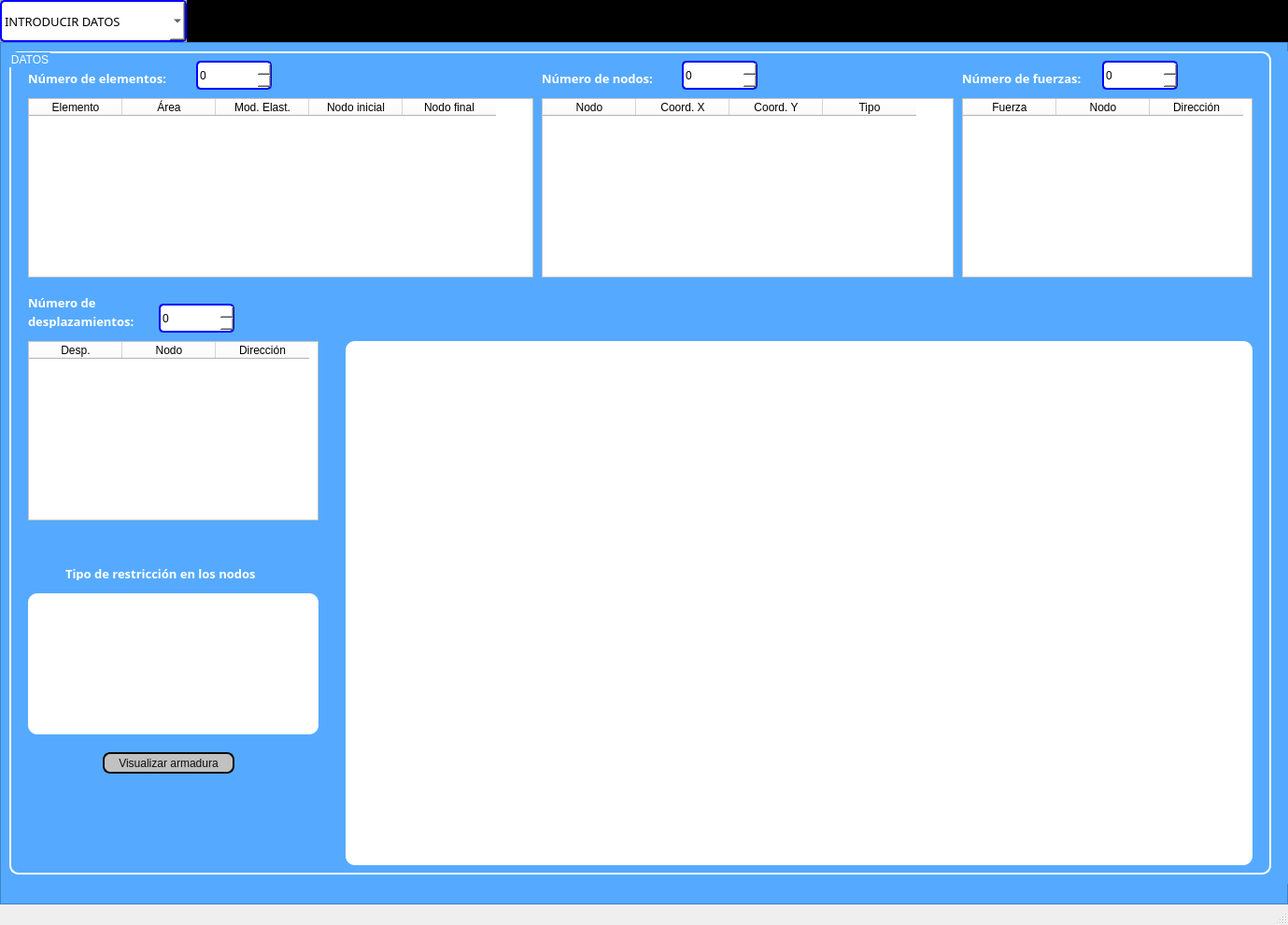
<?xml version="1.0" encoding="UTF-8"?>
<ui version="4.0">
 <class>Armadura</class>
 <widget class="QMainWindow" name="Armadura">
  <property name="geometry">
   <rect>
    <x>0</x>
    <y>0</y>
    <width>1379</width>
    <height>990</height>
   </rect>
  </property>
  <property name="windowTitle">
   <string>MainWindow</string>
  </property>
  <widget class="QWidget" name="centralwidget">
   <layout class="QVBoxLayout" name="verticalLayout" stretch="0,0">
    <property name="spacing">
     <number>0</number>
    </property>
    <property name="leftMargin">
     <number>0</number>
    </property>
    <property name="topMargin">
     <number>0</number>
    </property>
    <property name="rightMargin">
     <number>0</number>
    </property>
    <property name="bottomMargin">
     <number>0</number>
    </property>
    <item>
     <widget class="QFrame" name="frame">
      <property name="maximumSize">
       <size>
        <width>16777215</width>
        <height>45</height>
       </size>
      </property>
      <property name="styleSheet">
       <string notr="true">background-color: rgb(0, 0, 0);</string>
      </property>
      <property name="frameShape">
       <enum>QFrame::StyledPanel</enum>
      </property>
      <property name="frameShadow">
       <enum>QFrame::Raised</enum>
      </property>
      <widget class="QFrame" name="frame_3">
       <property name="geometry">
        <rect>
         <x>0</x>
         <y>0</y>
         <width>200</width>
         <height>45</height>
        </rect>
       </property>
       <property name="minimumSize">
        <size>
         <width>200</width>
         <height>45</height>
        </size>
       </property>
       <property name="maximumSize">
        <size>
         <width>300</width>
         <height>45</height>
        </size>
       </property>
       <property name="styleSheet">
        <string notr="true">background-color: rgb(216, 216, 216);</string>
       </property>
       <property name="frameShape">
        <enum>QFrame::StyledPanel</enum>
       </property>
       <property name="frameShadow">
        <enum>QFrame::Raised</enum>
       </property>
       <widget class="QComboBox" name="cb_paginas">
        <property name="geometry">
         <rect>
          <x>0</x>
          <y>0</y>
          <width>200</width>
          <height>45</height>
         </rect>
        </property>
        <property name="minimumSize">
         <size>
          <width>200</width>
          <height>45</height>
         </size>
        </property>
        <property name="maximumSize">
         <size>
          <width>300</width>
          <height>45</height>
         </size>
        </property>
        <property name="font">
         <font>
          <family>ArialBlack</family>
          <pointsize>10</pointsize>
          <weight>10</weight>
          <italic>false</italic>
          <bold>false</bold>
         </font>
        </property>
        <property name="styleSheet">
         <string notr="true">QComboBox {

	/* Color de fondo */
	background-color: rgb(255, 255, 255);

	/* Borde */
	border-radius: 5px;
	border: 2px solid rgb(0, 0, 255);

	/* Letra */	
	font: 87 10pt &quot;ArialBlack&quot;;
	color: rgb(0, 0, 0);
}

QComboBox:hover{
	border: 2px solid rgb(110, 208, 155)

}


</string>
        </property>
        <property name="editable">
         <bool>false</bool>
        </property>
        <property name="currentText">
         <string>INTRODUCIR DATOS</string>
        </property>
        <item>
         <property name="text">
          <string>INTRODUCIR DATOS</string>
         </property>
        </item>
        <item>
         <property name="text">
          <string>MATRÍZ DE RÍGIDEZ</string>
         </property>
        </item>
        <item>
         <property name="text">
          <string>RESULTADOS Y DIAGRAMAS</string>
         </property>
        </item>
       </widget>
      </widget>
     </widget>
    </item>
    <item>
     <widget class="QFrame" name="frame_2">
      <property name="enabled">
       <bool>true</bool>
      </property>
      <property name="styleSheet">
       <string notr="true">background-color: rgb(85, 170, 255);</string>
      </property>
      <property name="frameShape">
       <enum>QFrame::StyledPanel</enum>
      </property>
      <property name="frameShadow">
       <enum>QFrame::Raised</enum>
      </property>
      <widget class="QStackedWidget" name="stackedWidget">
       <property name="geometry">
        <rect>
         <x>10</x>
         <y>10</y>
         <width>1371</width>
         <height>891</height>
        </rect>
       </property>
       <property name="currentIndex">
        <number>0</number>
       </property>
       <widget class="QWidget" name="pag_1">
        <widget class="QGroupBox" name="groupBox">
         <property name="geometry">
          <rect>
           <x>0</x>
           <y>0</y>
           <width>1351</width>
           <height>881</height>
          </rect>
         </property>
         <property name="styleSheet">
          <string notr="true">QGroupBox{

/*Borde*/

	border: 2px solid rgb(255, 255, 255);
	border-radius: 10px;

/*Letra*/

	font: 87 10pt &quot;Arial Black&quot;;
	color: rgb(255, 255, 255)
}</string>
         </property>
         <property name="title">
          <string>DATOS</string>
         </property>
         <widget class="QTableWidget" name="tbl_Elem">
          <property name="geometry">
           <rect>
            <x>20</x>
            <y>50</y>
            <width>541</width>
            <height>192</height>
           </rect>
          </property>
          <property name="styleSheet">
           <string notr="true">QTableWidget{

	background-color: rgb(255, 255, 255);

	font: 87 10pt &quot;Arial&quot;;
}

QHeaderView{
	background-color: rgb(255, 255, 255);
	font: 87 10pt &quot;Arial Black&quot;;
}</string>
          </property>
          <property name="rowCount">
           <number>0</number>
          </property>
          <attribute name="verticalHeaderVisible">
           <bool>false</bool>
          </attribute>
          <column>
           <property name="text">
            <string>Elemento</string>
           </property>
          </column>
          <column>
           <property name="text">
            <string>Área</string>
           </property>
          </column>
          <column>
           <property name="text">
            <string>Mod. Elast.</string>
           </property>
          </column>
          <column>
           <property name="text">
            <string>Nodo inicial</string>
           </property>
          </column>
          <column>
           <property name="text">
            <string>Nodo final</string>
           </property>
          </column>
         </widget>
         <widget class="QSpinBox" name="sp_numElem">
          <property name="geometry">
           <rect>
            <x>200</x>
            <y>10</y>
            <width>81</width>
            <height>31</height>
           </rect>
          </property>
          <property name="styleSheet">
           <string notr="true">QSpinBox {

	/* Color de fondo */
	background-color: rgb(255, 255, 255);

	/* Borde */
	border-radius: 5px;
	border: 2px solid rgb(0, 0, 255);

	/* Letra */	
	font: 87 10pt &quot;ArialBlack&quot;;
	color: rgb(0, 0, 0);
}

QSpinBox:hover{
	border: 2px solid rgb(110, 208, 155)

}

</string>
          </property>
          <property name="alignment">
           <set>Qt::AlignLeading|Qt::AlignLeft|Qt::AlignVCenter</set>
          </property>
         </widget>
         <widget class="QLabel" name="label">
          <property name="geometry">
           <rect>
            <x>20</x>
            <y>20</y>
            <width>171</width>
            <height>16</height>
           </rect>
          </property>
          <property name="font">
           <font>
            <family>Arial Black</family>
            <pointsize>10</pointsize>
            <weight>75</weight>
            <bold>true</bold>
           </font>
          </property>
          <property name="styleSheet">
           <string notr="true">QLabel{

	background-color: None;
	font: 87 10pt &quot;Arial Black&quot;;
	color: rgb (255, 255, 255);
}</string>
          </property>
          <property name="text">
           <string>&lt;html&gt;&lt;head/&gt;&lt;body&gt;&lt;p&gt;&lt;span style=&quot; color:#ffffff;&quot;&gt;Número de elementos:&lt;/span&gt;&lt;/p&gt;&lt;/body&gt;&lt;/html&gt;</string>
          </property>
         </widget>
         <widget class="QTableWidget" name="tbl_Nods">
          <property name="geometry">
           <rect>
            <x>570</x>
            <y>50</y>
            <width>441</width>
            <height>192</height>
           </rect>
          </property>
          <property name="styleSheet">
           <string notr="true">QTableWidget{

	background-color: rgb(255, 255, 255);

	font: 87 10pt &quot;Arial&quot;;
}

QHeaderView{
	background-color: rgb(255, 255, 255);
	font: 87 10pt &quot;Arial Black&quot;;
}</string>
          </property>
          <property name="rowCount">
           <number>0</number>
          </property>
          <attribute name="verticalHeaderVisible">
           <bool>false</bool>
          </attribute>
          <column>
           <property name="text">
            <string>Nodo</string>
           </property>
          </column>
          <column>
           <property name="text">
            <string>Coord. X</string>
           </property>
          </column>
          <column>
           <property name="text">
            <string>Coord. Y</string>
           </property>
          </column>
          <column>
           <property name="text">
            <string>Tipo</string>
           </property>
          </column>
         </widget>
         <widget class="QSpinBox" name="sp_numNodo">
          <property name="geometry">
           <rect>
            <x>720</x>
            <y>10</y>
            <width>81</width>
            <height>31</height>
           </rect>
          </property>
          <property name="styleSheet">
           <string notr="true">QSpinBox {

	/* Color de fondo */
	background-color: rgb(255, 255, 255);

	/* Borde */
	border-radius: 5px;
	border: 2px solid rgb(0, 0, 255);

	/* Letra */	
	font: 87 10pt &quot;ArialBlack&quot;;
	color: rgb(0, 0, 0);
}

QSpinBox:hover{
	border: 2px solid rgb(110, 208, 155)

}

</string>
          </property>
          <property name="alignment">
           <set>Qt::AlignLeading|Qt::AlignLeft|Qt::AlignVCenter</set>
          </property>
         </widget>
         <widget class="QLabel" name="label_2">
          <property name="geometry">
           <rect>
            <x>570</x>
            <y>20</y>
            <width>141</width>
            <height>16</height>
           </rect>
          </property>
          <property name="font">
           <font>
            <family>Arial Black</family>
            <pointsize>10</pointsize>
            <weight>75</weight>
            <bold>true</bold>
           </font>
          </property>
          <property name="styleSheet">
           <string notr="true">QLabel{

	background-color: None;
	font: 87 10pt &quot;Arial Black&quot;;
	color: rgb (255, 255, 255);
}</string>
          </property>
          <property name="text">
           <string>&lt;html&gt;&lt;head/&gt;&lt;body&gt;&lt;p&gt;&lt;span style=&quot; color:#ffffff;&quot;&gt;Número de nodos:&lt;/span&gt;&lt;/p&gt;&lt;/body&gt;&lt;/html&gt;</string>
          </property>
         </widget>
         <widget class="QLabel" name="label_3">
          <property name="geometry">
           <rect>
            <x>1020</x>
            <y>20</y>
            <width>141</width>
            <height>16</height>
           </rect>
          </property>
          <property name="font">
           <font>
            <family>Arial Black</family>
            <pointsize>10</pointsize>
            <weight>75</weight>
            <bold>true</bold>
           </font>
          </property>
          <property name="styleSheet">
           <string notr="true">QLabel{

	background-color: None;
	font: 87 10pt &quot;Arial Black&quot;;
	color: rgb (255, 255, 255);
}</string>
          </property>
          <property name="text">
           <string>&lt;html&gt;&lt;head/&gt;&lt;body&gt;&lt;p&gt;&lt;span style=&quot; color:#ffffff;&quot;&gt;Número de fuerzas:&lt;/span&gt;&lt;/p&gt;&lt;/body&gt;&lt;/html&gt;</string>
          </property>
         </widget>
         <widget class="QTableWidget" name="tbl_Frza">
          <property name="geometry">
           <rect>
            <x>1020</x>
            <y>50</y>
            <width>311</width>
            <height>192</height>
           </rect>
          </property>
          <property name="styleSheet">
           <string notr="true">QTableWidget{

	background-color: rgb(255, 255, 255);

	font: 87 10pt &quot;Arial&quot;;
}

QHeaderView{
	background-color: rgb(255, 255, 255);
	font: 87 10pt &quot;Arial Black&quot;;
}</string>
          </property>
          <property name="rowCount">
           <number>0</number>
          </property>
          <attribute name="verticalHeaderVisible">
           <bool>false</bool>
          </attribute>
          <column>
           <property name="text">
            <string>Fuerza</string>
           </property>
          </column>
          <column>
           <property name="text">
            <string>Nodo</string>
           </property>
          </column>
          <column>
           <property name="text">
            <string>Dirección</string>
           </property>
          </column>
         </widget>
         <widget class="QSpinBox" name="sp_Fuerzas">
          <property name="geometry">
           <rect>
            <x>1170</x>
            <y>10</y>
            <width>81</width>
            <height>31</height>
           </rect>
          </property>
          <property name="styleSheet">
           <string notr="true">QSpinBox {

	/* Color de fondo */
	background-color: rgb(255, 255, 255);

	/* Borde */
	border-radius: 5px;
	border: 2px solid rgb(0, 0, 255);

	/* Letra */	
	font: 87 10pt &quot;ArialBlack&quot;;
	color: rgb(0, 0, 0);
}

QSpinBox:hover{
	border: 2px solid rgb(110, 208, 155)

}

</string>
          </property>
          <property name="alignment">
           <set>Qt::AlignLeading|Qt::AlignLeft|Qt::AlignVCenter</set>
          </property>
         </widget>
         <widget class="QLabel" name="label_4">
          <property name="geometry">
           <rect>
            <x>20</x>
            <y>260</y>
            <width>211</width>
            <height>16</height>
           </rect>
          </property>
          <property name="font">
           <font>
            <family>Arial Black</family>
            <pointsize>10</pointsize>
            <weight>75</weight>
            <bold>true</bold>
           </font>
          </property>
          <property name="styleSheet">
           <string notr="true">QLabel{

	background-color: None;
	font: 87 10pt &quot;Arial Black&quot;;
	color: rgb (255, 255, 255);
}</string>
          </property>
          <property name="text">
           <string>&lt;html&gt;&lt;head/&gt;&lt;body&gt;&lt;p&gt;&lt;span style=&quot; color:#ffffff;&quot;&gt;Número de&lt;/span&gt;&lt;/p&gt;&lt;/body&gt;&lt;/html&gt;</string>
          </property>
         </widget>
         <widget class="QTableWidget" name="tbl_Desp">
          <property name="geometry">
           <rect>
            <x>20</x>
            <y>310</y>
            <width>311</width>
            <height>192</height>
           </rect>
          </property>
          <property name="styleSheet">
           <string notr="true">QTableWidget{

	background-color: rgb(255, 255, 255);

	font: 87 10pt &quot;Arial&quot;;
}

QHeaderView{
	background-color: rgb(255, 255, 255);
	font: 87 10pt &quot;Arial Black&quot;;
}</string>
          </property>
          <property name="rowCount">
           <number>0</number>
          </property>
          <attribute name="verticalHeaderVisible">
           <bool>false</bool>
          </attribute>
          <column>
           <property name="text">
            <string>Desp.</string>
           </property>
          </column>
          <column>
           <property name="text">
            <string>Nodo</string>
           </property>
          </column>
          <column>
           <property name="text">
            <string>Dirección</string>
           </property>
          </column>
         </widget>
         <widget class="QSpinBox" name="sp_Desp">
          <property name="geometry">
           <rect>
            <x>160</x>
            <y>270</y>
            <width>81</width>
            <height>31</height>
           </rect>
          </property>
          <property name="styleSheet">
           <string notr="true">QSpinBox {

	/* Color de fondo */
	background-color: rgb(255, 255, 255);

	/* Borde */
	border-radius: 5px;
	border: 2px solid rgb(0, 0, 255);

	/* Letra */	
	font: 87 10pt &quot;ArialBlack&quot;;
	color: rgb(0, 0, 0);
}

QSpinBox:hover{
	border: 2px solid rgb(110, 208, 155)

}

</string>
          </property>
          <property name="alignment">
           <set>Qt::AlignLeading|Qt::AlignLeft|Qt::AlignVCenter</set>
          </property>
         </widget>
         <widget class="QLabel" name="label_5">
          <property name="geometry">
           <rect>
            <x>20</x>
            <y>280</y>
            <width>131</width>
            <height>16</height>
           </rect>
          </property>
          <property name="font">
           <font>
            <family>Arial Black</family>
            <pointsize>10</pointsize>
            <weight>75</weight>
            <bold>true</bold>
           </font>
          </property>
          <property name="styleSheet">
           <string notr="true">QLabel{

	background-color: None;
	font: 87 10pt &quot;Arial Black&quot;;
	color: rgb (255, 255, 255);
}</string>
          </property>
          <property name="text">
           <string>&lt;html&gt;&lt;head/&gt;&lt;body&gt;&lt;p&gt;&lt;span style=&quot; color:#ffffff;&quot;&gt;desplazamientos:&lt;/span&gt;&lt;/p&gt;&lt;/body&gt;&lt;/html&gt;</string>
          </property>
         </widget>
         <widget class="QWidget" name="widget" native="true">
          <property name="geometry">
           <rect>
            <x>360</x>
            <y>310</y>
            <width>971</width>
            <height>561</height>
           </rect>
          </property>
          <property name="styleSheet">
           <string notr="true">background-color: rgb(255, 255, 255);
border-radius: 10px;</string>
          </property>
         </widget>
         <widget class="QWidget" name="widget_2" native="true">
          <property name="geometry">
           <rect>
            <x>20</x>
            <y>580</y>
            <width>311</width>
            <height>151</height>
           </rect>
          </property>
          <property name="styleSheet">
           <string notr="true">background-color: rgb(255, 255, 255);
border-radius: 10px;</string>
          </property>
         </widget>
         <widget class="QLabel" name="label_6">
          <property name="geometry">
           <rect>
            <x>60</x>
            <y>550</y>
            <width>261</width>
            <height>16</height>
           </rect>
          </property>
          <property name="font">
           <font>
            <family>Arial Black</family>
            <pointsize>10</pointsize>
            <weight>75</weight>
            <bold>true</bold>
           </font>
          </property>
          <property name="styleSheet">
           <string notr="true">QLabel{

	background-color: None;
	font: 87 10pt &quot;Arial Black&quot;;
	color: rgb (255, 255, 255);
}</string>
          </property>
          <property name="text">
           <string>&lt;html&gt;&lt;head/&gt;&lt;body&gt;&lt;p&gt;&lt;span style=&quot; color:#ffffff;&quot;&gt;Tipo de restricción en los nodos&lt;/span&gt;&lt;/p&gt;&lt;/body&gt;&lt;/html&gt;</string>
          </property>
         </widget>
         <widget class="QPushButton" name="pushButton">
          <property name="geometry">
           <rect>
            <x>100</x>
            <y>750</y>
            <width>141</width>
            <height>23</height>
           </rect>
          </property>
          <property name="styleSheet">
           <string notr="true">QPushButton{

	background-color: rgb(193, 193, 193);
	border: 2px solid rgb(12,12,12);
	color: rgb(12, 12, 12);
	border-radius: 8px;
	
	font: 10pt &quot;Arial&quot;;

}
QPushButton:hover{

	background-color: rgb(142, 168, 195);
	border: 2px solid rgb(203,247,237);

}
QPushButton:pressed{

	background-color: rgb(203,247,237);
	border: 2px solid rgb(246,253,157);
}</string>
          </property>
          <property name="text">
           <string>Visualizar armadura</string>
          </property>
         </widget>
        </widget>
       </widget>
       <widget class="QWidget" name="pag_2">
        <widget class="QGroupBox" name="groupBox_2">
         <property name="geometry">
          <rect>
           <x>330</x>
           <y>230</y>
           <width>120</width>
           <height>80</height>
          </rect>
         </property>
         <property name="title">
          <string>GroupBox</string>
         </property>
        </widget>
       </widget>
       <widget class="QWidget" name="pag_3">
        <widget class="QGroupBox" name="groupBox_3">
         <property name="geometry">
          <rect>
           <x>210</x>
           <y>300</y>
           <width>120</width>
           <height>80</height>
          </rect>
         </property>
         <property name="title">
          <string>GroupBox</string>
         </property>
        </widget>
       </widget>
      </widget>
     </widget>
    </item>
   </layout>
  </widget>
  <widget class="QMenuBar" name="menubar">
   <property name="geometry">
    <rect>
     <x>0</x>
     <y>0</y>
     <width>1379</width>
     <height>21</height>
    </rect>
   </property>
  </widget>
  <widget class="QStatusBar" name="statusbar"/>
 </widget>
 <resources/>
 <connections/>
</ui>
